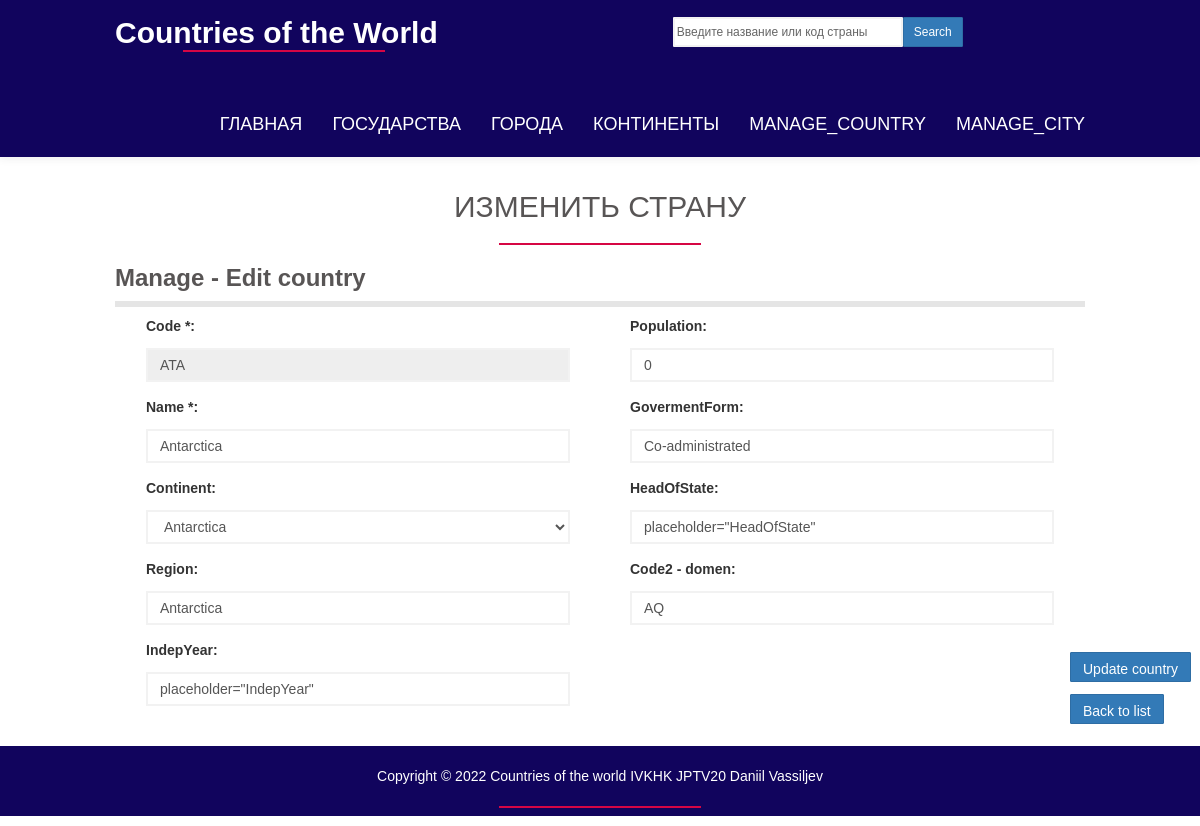
Screenshot of /editcountry?ATA with the database file from the repository.
### tables this page shows
CREATE TABLE `country` (
  `Code` char(3) NOT NULL DEFAULT '',
  `Name` char(52) NOT NULL DEFAULT '',
  `Continent` enum('Asia','Europe','North America','Africa','Oceania','Antarctica','South America') NOT NULL DEFAULT 'Asia',
  `Region` char(26) NOT NULL DEFAULT '',
  `IndepYear` smallint(6) DEFAULT NULL,
  `Population` int(11) NOT NULL,
  `GovernmentForm` char(45) NOT NULL DEFAULT '',
  `HeadOfState` char(60) DEFAULT NULL,
  `Code2` char(2) NOT NULL DEFAULT ''
);

### controller/ControllerCountry.php (called while the page is built, shortened)
<?php
class ControllerCountry {
    public static function CountryEditForm($code) {
        $country = Model::getState($code);
        include_once('view/countryEdit.php');
        return;
    }
}
?>

### index.php (called while the page is built, shortened)
<?php
include_once 'inc/database.php';
include_once 'model/Model.php';
include_once 'controller/ControllerCountry.php';
include_once 'route/routing.php';
?>

### inc/database.php (called while the page is built, shortened)
<?php
class database {
    private $conn;
    private $host;
    private $user;
    private $password;
    private $baseName;
    function __construct() {
		$this->host = 'localhost';
        $this->user = 'root';
        $this->password = '';
        $this->baseName = 'jptv20_world2022';
    }
    function connect() {
        try {
            $this->conn = new PDO(
                    'mysql:host='.$this->host.''
                    .';dbname='.$this->baseName.'',
                    $this->user,
                    $this->password,
                    array(PDO::MYSQL_ATTR_INIT_COMMAND => 'SET NAMES utf8'));
        } catch (Exception $e) {
            die('Connection failed : '.$e->getMessage());
        }
        return $this->conn;
    }
    function getOne($query) {
		try{
			$result = $this->conn->prepare($query);
			$result->execute();
			$result->setFetchMode(PDO::FETCH_ASSOC);
			$response = $result->fetch();
			return $response;
        } catch (Exception $ex) {
            echo "Error:".$ex->getMessage();
        }
    }
}
?>

### model/Model.php (called while the page is built, shortened)
<?php
class Model {
    public static function getState($code) {
        $sql = "SELECT * FROM `country` WHERE `Code`='".$code."'";
        $db = new database();
        $item = $db->getOne($sql);
        return $item;
    }
}
?>

### view/countryEdit.php (the view, shortened to what this page needs)
<?php
$continents = array('Asia', 'Europe', 'North America', 'Africa', 'Oceania', 'Antarctica', 'South America');
?>
<div class="box-header with-border">
    <h3 class="box-title"><strong> Manage - Edit country</strong></h3>
</div>
<div>
    <form action="editresult?<?php echo $country['Code']; ?>" method="POST">
        <div class="col-md-6" style="margin-top:10px;">
            <div class="col-md-12">
                <div class="form-group">
                    <strong>Code *:</strong>
                    <input readonly type="text" name="Code" class="form-control" placeholder="Code country" maxlength=3 value=<?php echo $country['Code'] ?>>
                </div>
            </div>
            <div class="col-md-12">
                <div class="form-group">
                    <strong>Name *:</strong>
                    <input type="text" name="Name" class="form-control" placeholder="Name country" value=<?php echo $country['Name'] ?> required>
                </div>
            </div>
            <div class="col-md-12">
                <div class="form-group">
                    <strong>Continent:</strong>
                    <select name="Continent" class="form-control">
                    <?php
                        foreach ($continents as $continent) {
                            echo '<option value="'.$continent.'" ';
                            if($continent == $country['Continent']) echo 'selected';
                            echo '>'.$continent.'</option>';
                        }
                    ?>
                    </select>
                </div>
            </div>
            <div class="col-md-12">
                <div class="form-group">
                    <strong>Region:</strong>
                    <input type="text" name="Region" class="form-control" value=<?php echo $country['Region'] ?> placeholder="Region">
                </div>
            </div>
            <div class="col-md-12">
                <div class="form-group">
                    <strong>IndepYear:</strong>
                    <input type="text" name="IndepYear" class="form-control" value=<?php echo $country['IndepYear'] ?>  placeholder="IndepYear">
                </div>
            </div>
        </div>
        <div class="col-md-6" style="margin-top:10px;">
            <div class="col-md-12">
                <div class="form-group">
                    <strong>Population:</strong>
                    <input type="text" name="Population" class="form-control" value=<?php echo $country['Population'] ?>  placeholder="Population" value=0>
                </div>
            </div>
            <div class="col-md-12">
                <div class="form-group">
                    <strong>GovermentForm:</strong>
                    <input type="text" name="GovernmentForm" class="form-control" value=<?php echo $country['GovernmentForm'] ?>  placeholder="GovernmentForm">
                </div>
            </div>
            <div class="col-md-12">
                <div class="form-group">
                    <strong>HeadOfState:</strong>
                    <input type="text" name="HeadOfState" class="form-control" value=<?php echo $country['HeadOfState'] ?>  placeholder="HeadOfState">
                </div>
            </div>
            <div class="col-md-12">
                <div class="form-group">
                    <strong>Code2 - domen:</strong>
                    <input type="text" name="Code2" class="form-control" value=<?php echo $country['Code2'] ?>  placeholder="Code2 - domen" maxlength=2>
                </div>
            </div>
            <div class="col-md-12 text-center">
                <button type="submit" class="btn btn-primary" name="send">Update country</button>
                <a href="countrylist" type="button" class="btn btn-primary">Back to list</a>
            </div>
        </div>
    </form>
</div>
<?php
    include "view/templates/layout.php";
?>

### public/css/templatemo-style.css (style rules this page uses)
body { font-family: 'Signika', sans-serif; font-weight: 400; position: relative; }
h2, h3, h4 { color: #585555; }
form { border: 1px solid #e5e5e5; border-top: 5px solid #e5e5e5; }
.form-control { border: 2px solid #f2f2f2; border-radius: 0; -webkit-box-shadow: none; box-shadow: none; margin-top: 12px; -webkit-transition: all 0.4s ease-in-out; transition: all 0.4s ease-in-out; }
input { height: 30px; }

### public/css/style.css (style rules this page uses)
html,body { margin:0; padding:0; height:100%; }

### public/css/search.css (style rules this page uses)
.btn { height: 30px; margin-left: 440px; right: 0; top: 5px; border-radius: 1px; margin-top: 12px; }

### rows the page displays
country: Code "ATA", Name "Antarctica", Continent "Antarctica", Region "Antarctica", Population "0", GovernmentForm "Co-administrated", Code2 "AQ"

### other values shown
$titel "ИЗМЕНИТЬ СТРАНУ"
